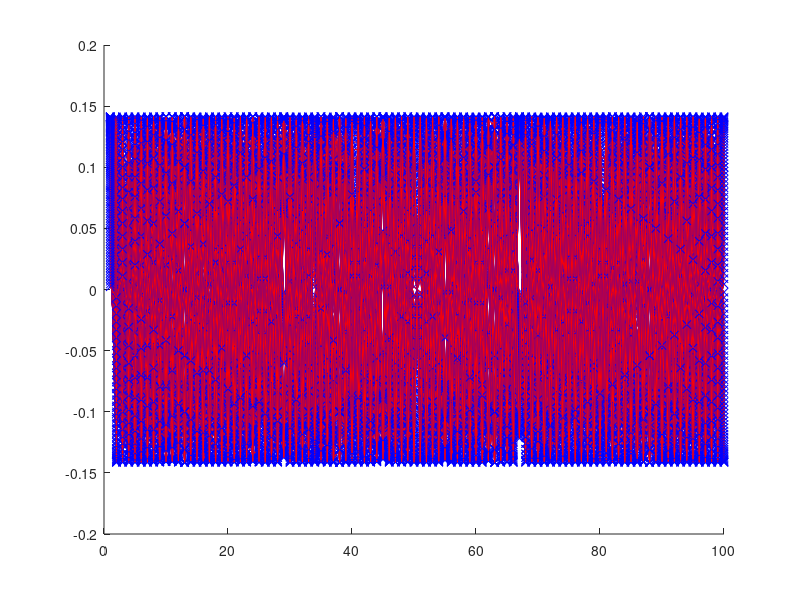
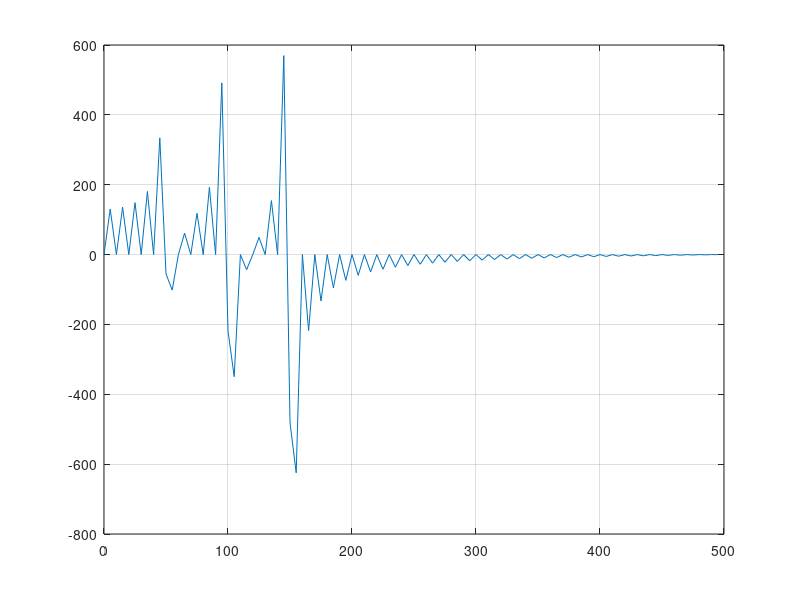
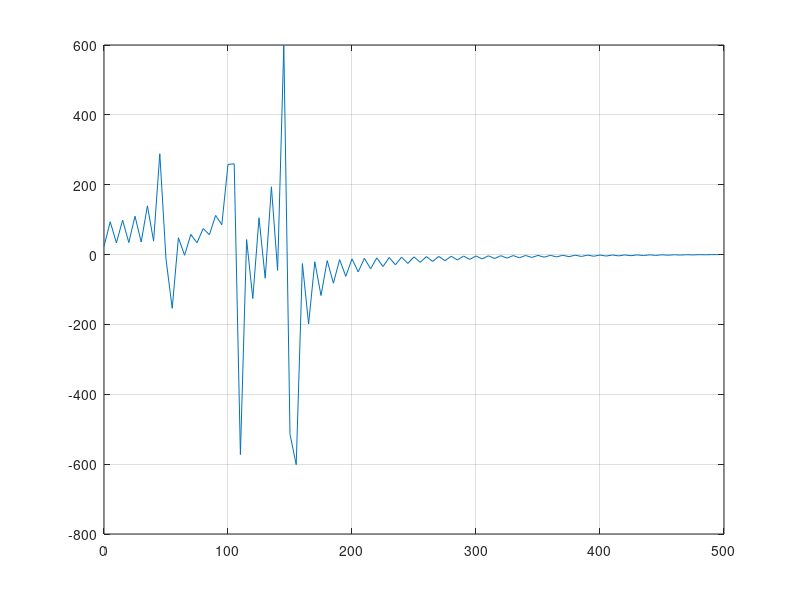
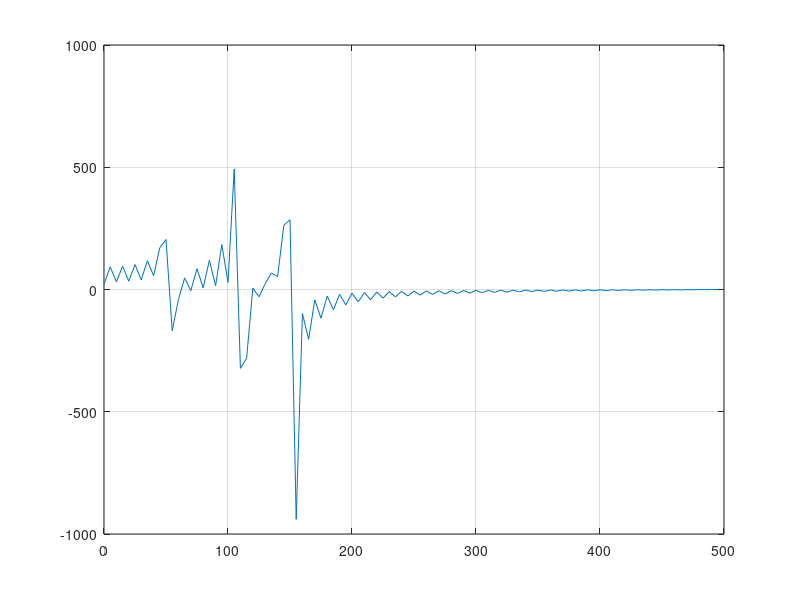

Write the MATLAB code that produced these figures, in order. (Note: this script raises an error after producing the figures.)
%DLA DOciekliwych w 2 i 4 zad do zrobienia i w 5 co dokładnie out!




%% Zad.1 (1p) %%%%%%%%%%%%%%%%%%%%%%%%%%%%%%%%%%%%%%%%%%%%%%%%%%%%%%%%%%%%
clear all; close all; clc;

N = 20; % wymiar macierzy
A = zeros(N,N); % rezerwujemy miejsce na macierz DCT-II

% --- Budowa macierzy analizującej ---
for k = 0 : N-1
    if k == 0
        s_k = sqrt(1/N); % standardowe współczynniki normalizujące zapewnijące
        %ortonormalność bazy, takiej normalizacji używa matlab według
        %wikipedii angielskiej
    else
        s_k = sqrt(2/N);
    end
    
    for n = 0 : N-1
        A(k+1, n+1) = s_k * cos( (pi*k/N) * (n + 0.5) );
    end
end

% Porównanie z implemengtacją matlaba
B = dctmtx(N);
diff = A - B;
max_diff = max(abs(diff(:)));

for i = 1 : N-1
    for j = i+1 : N
        dotVal = dot(A(i,:), A(j,:));  % iloczyn skalarny wiersza i i j
        if abs(dotVal) < 10^-14
            fprintf('Wiersze %d i %d: ortogonalne (OK)\n', i, j);
        else
            fprintf('Wiersze %d i %d: NIE ortogonalne (iloczyn skalarny=%.5g)\n', i, j, dotVal);
        end
    end
end

% to nad pętlą tylko zeby sie wyświtliło niżej to tu dałem
fprintf('Maksymalna różnica implemetacji matlab od mojej: %e\n', max_diff)






%% Zad.2 (1,25???p) %%%%%%%%%%%%%%%%%%%%%%%%%%%%%%%%%%%%%%%%%%%%%%%%%%%%%%%%%
clear all; close all; clc;

N = 20; % wymiar macierzy
A = zeros(N,N); % rezerwujemy miejsce na macierz DCT-II

for k = 0 : N-1
    if k == 0
        s_k = sqrt(1/N);
    else
        s_k = sqrt(2/N);
    end
    
    for n = 0 : N-1
        A(k+1, n+1) = s_k * cos( (pi*k/N) * (n + 0.5) );
    end
end

% DCT 2 z założenia (w zależności od implementacji w MATLAB-ie) jest ortonormalna 
% albo prawie ortonormalna z odpowiednimi współczynnikami skali. 
% W idealnym przypadku macierz odwrotna to po prostu transpozycja.
% Macierz odwrotna (IDCT, synteza). 
% Jeżeli D jest ortonormalna, to S = D' będzie macierzą odwrotną.
S = A';
I = eye(N);

% Sprawdzenie, czy S * A = I (macierz jednostkowa)
I_check = A * S;
disp('Maksymalne odchylenie (poza przekątną) od macierzy jednostkowej dla S * A = I:');
maxx = max(max(abs(I_check - eye(N)))); % 1 maks daje nawiększe odchylenia w danych kolumnach
disp(maxx);

% Sprawdzenie rekonstrukcji sygnału (perfekcyjna rekonstrukcja?)
x = randn(N,1); 
% Transformacja sygnału x do dziedziny DCT
y = A * x; 

% Rekonstrukcja (IDCT)
xs = S * y;  

% Porównanie x i x_odtw
reconstruction_error = norm(x - xs);
disp('Błąd rekonstrukcji sygnału:');
disp(reconstruction_error)
% Jeśli transformacja jest idealna, błąd powinien być bardzo mały (w granicach
% błędów numerycznych).


%% (Dla dociekliwych) Sprawdzenie ortonormalności macierzy losowej i jej odwrotności
% Teraz wygenerujmy kwadratową macierz A (np. 20x20) za pomocą randn().
N2 = 20;
A = randn(N2);

% Sprawdźmy "ortonormalność" w sensie: czy kolumny (bądź wiersze) tworzą bazę
% ortonormalną. Aby macierz była ortonormalna, A'*A = I (dla kolumn ortonormalnych).
% Dla losowej macierzy randn() prawdopodobnie nie będzie ortonormalna, 
% ale możemy to po prostu zobaczyć.
orth_check = A' * A;

disp('Macierz A''*A (jeśli A byłaby ortonormalna, to byłaby zbliżona do I):');
disp(orth_check);

% Możemy też sprawdzić odchylenie od I:
error_orth = norm(orth_check - eye(N2));
disp(['Błąd ||A''*A - I|| = ', num2str(error_orth)]);

%% 6. Wyznaczenie macierzy odwrotnej i sprawdzenie A * inv(A) = I
S_inv = inv(A);        % Macierz odwrotna do A
I_check2 = A * S_inv;  % Sprawdzenie

disp('Macierz A * inv(A) (powinna być zbliżona do I):');
disp(I_check2);

error_inv = norm(I_check2 - eye(N2));
disp(['Błąd ||A * inv(A) - I|| = ', num2str(error_inv)]);

%% 7. "Zepsucie" macierzy A i obserwacja wpływu na odwrotność
% Przykładowo, zmieńmy drastycznie jeden z elementów A.
A(1,1) = A(1,1) + 1e3;  % Duża zmiana w pierwszym elemencie

% Ponownie wyznaczmy odwrotność
S_inv_corrupted = inv(A);

% Sprawdźmy, co się dzieje z iloczynem A * S_inv_corrupted
I_check3 = A * S_inv_corrupted;

disp('Macierz A * inv(A) po "zepsuciu" (powinna mocno odbiegać od I, w zależności od modyfikacji):');
disp(I_check3);

error_inv_corrupted = norm(I_check3 - eye(N2));
disp(['Błąd ||A * inv(A) - I|| po modyfikacji A = ', num2str(error_inv_corrupted)]);

%% Komentarze końcowe
% - W części z DCT/IDCT pokazujemy, że jeśli macierz D jest ortonormalna,
%   to jej transpozycja D' jest odwrotnością, co prowadzi do idealnej rekonstrukcji sygnału.
% - W części "dla dociekliwych" generujemy losową macierz A, sprawdzamy, 
%   czy jest ortonormalna (zwykle nie będzie), a następnie wyznaczamy i testujemy jej odwrotność.
% - "Zepsucie" macierzy A (modyfikacja jednego elementu) często dramatycznie
%   zmienia odwrotność, co ilustruje wrażliwość obliczeń na perturbacje.







%% Zad.3 (3p) %%%%%%%%%%%%%%%%%%%%%%%%%%%%%%%%%%%%%%%%%%%%%%%%%%%%%%%%%%%%
clear all; close all; clc;

N = 100;             % liczba próbek sygnału
fs = 1000;           % częstotliwość próbkowania [Hz]
t = (0:N-1)/fs;      % wektor czasu (od 0 do (N-1)/fp)
f1 = 50;
f2 = 100;
f3 = 150;
A1 = 50;
A2 = 100;
A3 = 150;

% sygnał x jest sumą trzech sinusów o powyższych parametrach.
x = A1*sin(2*pi*f1*t) + A2*sin(2*pi*f2*t) + A3*sin(2*pi*f3*t);
x=x';

% Budowa macierzy DCT (A) i IDCT (S)
A = zeros(N,N); 
for k = 0 : N-1
    if k == 0
        s_k = sqrt(1/N);
    else
        s_k = sqrt(2/N);
    end
    
    for n = 0 : N-1
        A(k+1, n+1) = s_k * cos( (pi*k/N) * (n + 0.5) );
    end
end

S = A';

% wyświetlanie wierszy macierzy A i kolumn macierzy S w pętli
for i = 1:N
    fprintf('Wiersz %d macierzy A:\n', i);
    disp(A(i,:));         
    
    fprintf('Kolumna %d macierzy S:\n', i);
    disp(S(:,i));         
end

figure;
for i =1:N
hold on;
    plot(A(i,:),"b-x")
    plot(S(:, i),"r")
    %pause;
end

y = A * x;
f = (0:N-1) * fs / N / 2;
n=1:N; %bez skalowania na czest. 
figure;
plot(f, y);
grid on;

xr = S * y;
mse_error = mean((x - xr).^2);
fprintf('Średni błąd kwadratowy (MSE) rekonstrukcji sygnału = %g\n', mse_error);


% zmiana f2 z 100 na 107
f2 = 107;
x2 = A1 * sin(2*pi*f1*t) + A2 * sin(2*pi*f2*t) + A3 * sin(2*pi*f3*t);
x2 = x2';
y2 = A * x2;

figure;
plot(f, y2);
grid on;

xrr = S * y2;

mse_error = mean((x - xrr).^2);
fprintf('Średni błąd kwadratowy (MSE) rekonstrukcji sygnału przy f2=107Hz = %g\n', mse_error);

f1 = f1 + 2.5;
f2 = f2 + 2.5;
f3 = f3 + 2.5;
x3 = A1 * sin(2*pi*f1*t) + A2 * sin(2*pi*f2*t) + A3 * sin(2*pi*f3*t);
x3 = x3.';
y3 = A * x3;

xrrr = S * y3;

figure;
plot(f, y3);
grid on;

mse_error = mean((x - xrrr).^2);
fprintf('Średni błąd kwadratowy (MSE) rekonstrukcji sygnału przy +2,5Hz = %g\n', mse_error);

% Tworzenie wektora indeksów k dla funkcji bazowych DCT
k = 10:10:30;
%k = 0:N-1; % żeby zaobserwować ze to dla wielokrotności piątki

% Obliczenie częstotliwości bazowych według wzoru:
f_k = (k / (2 * N)) * fs;
disp(" ");
disp('Nasze częstotliwości bazowe [Hz], które pokrywają się naturalnie w "y",');
disp('ponieważ jest on przekształceniem sygnału w zestaw współczynników,');
disp('które opisują, jak bardzo każda częstotliwość bazowa przyczynia się ');
disp('do jego budowy:');
disp(f_k);
disp("Dla k:")
disp(k)

% jak widać jeśli zmienie jedną z częstotliwości, np. na 107 to nie będzie 
% ona wielokrotnością 5 Hz i nie pokryje się z żadną częstotliwością bazową DCT.
% W takim przypadku DCT nie może jej dokładnie przedstawić za pomocą jednego
% współczynnika – energia tej częstotliwości "rozlewa się" na wiele sąsiednich
% współczynników. To zjawisko nazywa się przeciekiem częstotliwościowym 
% (ang. frequency leakage). W efekcie odwrotna transformacja (IDCT) nie 
% odtworzy sygnału idealnie, a błąd rekonstrukcji wzrośnie. 





%% Zad.5 (1,25p) %%%%%%%%%%%%%%%%%%%%%%%%%%%%%%%%%%%%%%%%%%%%%%%%%%%%%%%%%
clear all; close all; clc;

[x, fs] = audioread('mowa.wav'); % fs=8000Hz
plot(x); title('Oryginalny sygnał mowy'); 
xlabel('Próbka'); ylabel('Amplituda');
soundsc(x, fs); 
pause;

c = dct(x);

figure;
stem(c);
title('Współczynniki DCT');
xlabel('Indeks'); ylabel('Wartość');
pause;


% rekonstrukcja sygnału na bazie 25% pierwszych współczynników
N = length(c);
p25 = floor(0.25 * N);
c25 = [c(1 : p25); zeros(N - p25, 1)];  % wyzeruj pozostałe współczynniki
y25 = idct(c25);

figure;
plot(y25);
title('Rekonstrukcja z 25% współczynników DCT (pierwszych)');
xlabel('Próbka'); ylabel('Amplituda');
soundsc(y25, fs);
pause;

% rekonstrukcja na bazie 75% współczynników (np. ostatnich)
p75 = floor(0.75 * N);
c75 = [zeros(N - p75, 1); c(N - p75 + 1 : end)];
y75 = idct(c75);

figure;
plot(y75);
title('Rekonstrukcja z 75% współczynników DCT (ostatnich)');
xlabel('Próbka'); ylabel('Amplituda');
soundsc(y75, fs);
pause;



% (+0.25 pkt) Dodanie zakłócenia sinusoidalnego o częstotliwości 250 Hz
% UWAGA na orientację wektora (x musi być kolumną lub wierszem konsekwentnie).

% Dodaj sygnał sinusoidalny do oryginalnego sygnału mowy.
x_noisy = x + 0.5 * sin(2 * pi * 250 / fs * (0:length(x)-1)');

% zakłócony sygnał i go odsłuc
figure;
plot(x_noisy);
title('Sygnał mowy z zakłóceniem 250 Hz');
xlabel('Próbka'); ylabel('Amplituda');
soundsc(x_noisy, fs);
pause;

% Oblicz DCT sygnału zakłóconego.
c_noisy = dct(x_noisy);
figure;
stem(c_noisy);
title('Współczynniki DCT sygnału z zakłóceniem');
xlabel('Indeks'); ylabel('Wartość');
pause;

% Przykładowa metoda usuwania zakłócenia:
% Możemy wyzerować pewien wąski zakres indeksów "w okolicach" harmonicznego zaburzenia.
% (Najprostsze „ręczne” wyzerowanie jakiegoś zakresu, np. 100:200 – w praktyce
% należałoby ustalić dokładny indeks częstotliwości 250 Hz w DCT.)

c_noisy(100:200) = 0;

% Odwrócona transformacja DCT po "usunięciu" zakłócenia
y_clean = idct(c_noisy);

figure;
plot(y_clean);
title('Sygnał po usunięciu zakłócenia');
xlabel('Próbka'); ylabel('Amplituda');
soundsc(y_clean, fs);
pause;






%{
% 4. Dodanie zakłócenia sinusoidalnego 250 Hz
x_noise = x + 0.5*sin(2*pi*250/fs*(0:length(x)-1)');
figure; plot(x_noise); title('Sygnał z zakłóceniem');
% soundsc(x_noise, fs);


c_noise = dct(x_noise);
stem(c_noise)
c_noise(200:250) = 0;
x_clean = idct(c_noise);

% 6. Odsłuch i wyświetlenie wyników
figure; plot(x_clean); title('Oczyszczony sygnał');
% soundsc(x_clean, fs);
%}




% widoczny kształt (duże wartości na początku wykresu i „zgaśnięcie” 
% w dalszej części) wynika z tego, że sygnał mowy ma najwięcej 
% energii w niższych częstotliwościach.

% Duże skoki na początku mogą odpowiadać składowej stałej 
% (tzw. DC, pierwszy współczynnik) oraz wolnym (niskim) składowym
% częstotliwościowym, które zwykle zawierają najwięcej „energii” sygnału.
% W dalszej części współczynniki zazwyczaj mają mniejszą amplitudę i 
% odpowiadają wyższym częstotliwościom. Dlaczego „pierwsze 25%” 
% współczynników często brzmi „lepiej” niż „ostatnie 75%”? DCT „zbliża się” 
% do analizy częstotliwości – pierwsze współczynniki opisują głównie wolne
% zmiany (czyli składowe niskoczęstotliwościowe), a dopiero dalsze współczynniki
% reprezentują szybsze zmiany (wysokie częstotliwości). W mowie (i w większości
% sygnałów audio) większość energii jest przenoszona w niższych częstotliwościach. 
% Dlatego odcięcie początku (pierwszych współczynników) mocno zniekształca
% sygnał – bo tracimy bazową strukturę dźwięku.
